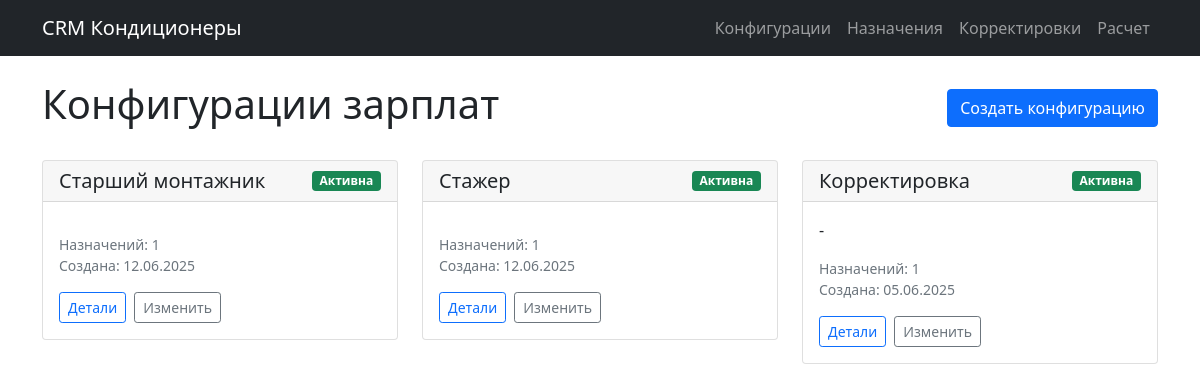
The app's page /salary/ (signed in) with its own data.
### salary_config/models.py (models this page shows, shortened)
class SalaryConfig(models.Model):
    name = models.CharField(max_length=100, verbose_name="Название конфигурации")
    description = models.TextField(blank=True, verbose_name="Описание")
    is_active = models.BooleanField(default=True, verbose_name="Активна")
    created_at = models.DateTimeField(auto_now_add=True, verbose_name="Дата создания")
    updated_at = models.DateTimeField(auto_now=True, verbose_name="Дата обновления")
    class Meta:
        verbose_name = "Конфигурация зарплат"
        verbose_name_plural = "Конфигурации зарплат"
        ordering = ['-created_at']

### salary_config/views.py (the view)
# urls.py: path('', views.salary_config_list, name='config_list'),
@login_required
def salary_config_list(request):
   if request.user.role != 'owner':
       messages.error(request, 'У вас нет прав для просмотра настроек зарплат.')
       return redirect('dashboard')
   configs = SalaryConfig.objects.all().order_by('-created_at')
   for config in configs:
       config.assignments_count = config.usersalaryassignment_set.count()
       config.has_manager_config = hasattr(config, 'manager_config')
       config.has_installer_config = hasattr(config, 'installer_config')
       config.has_owner_config = hasattr(config, 'owner_config')
   return render(request, 'salary_config/config_list.html', {'configs': configs})

### templates/salary_config/config_list.html (shortened to what this page needs)
{% extends 'salary_config/base.html' %}
{% block content %}
<div class="d-flex justify-content-between align-items-center mb-4">
    <h1>Конфигурации зарплат</h1>
    <a href="{% url 'salary_config:config_create' %}" class="btn btn-primary">Создать конфигурацию</a>
</div>
<div class="row">
    {% for config in configs %}
    <div class="col-md-6 col-lg-4 mb-4">
        <div class="card">
            <div class="card-header d-flex justify-content-between align-items-center">
                <h5 class="card-title mb-0">{{ config.name }}</h5>
                {% if config.is_active %}
                    <span class="badge bg-success">Активна</span>
                {% else %}
                    <span class="badge bg-secondary">Неактивна</span>
                {% endif %}
            </div>
            <div class="card-body">
                <p class="card-text">{{ config.description|truncatewords:15 }}</p>
                <p class="text-muted small">
                    Назначений: {{ config.assignments_count }}<br>
                    Создана: {{ config.created_at|date:"d.m.Y" }}
                </p>
                <div class="d-flex gap-2">
                    <a href="{% url 'salary_config:config_detail' config.pk %}" class="btn btn-outline-primary btn-sm">Детали</a>
                    <a href="{% url 'salary_config:config_edit' config.pk %}" class="btn btn-outline-secondary btn-sm">Изменить</a>
                </div>
            </div>
        </div>
    </div>
    {% endfor %}
</div>
{% endblock %}

### records on screen
SalaryConfig: name "Старший монтажник", is_active "Активна", assignments_count "1", created_at "12.06.2025"
SalaryConfig: name "Стажер", is_active "Активна", assignments_count "1", created_at "12.06.2025"
SalaryConfig: name "Корректировка", is_active "Активна", description "-", assignments_count "1", created_at "05.06.2025"
